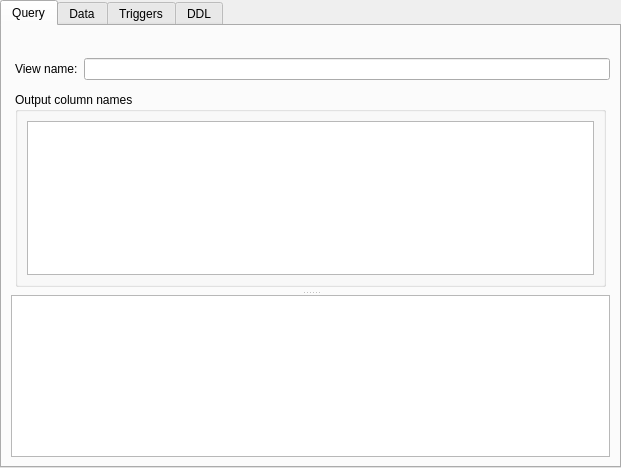
<?xml version="1.0" encoding="UTF-8"?>
<ui version="4.0">
 <class>ViewWindow</class>
 <widget class="QWidget" name="ViewWindow">
  <property name="geometry">
   <rect>
    <x>0</x>
    <y>0</y>
    <width>621</width>
    <height>468</height>
   </rect>
  </property>
  <property name="windowTitle">
   <string notr="true">Form</string>
  </property>
  <layout class="QVBoxLayout" name="verticalLayout">
   <property name="leftMargin">
    <number>0</number>
   </property>
   <property name="topMargin">
    <number>0</number>
   </property>
   <property name="rightMargin">
    <number>0</number>
   </property>
   <property name="bottomMargin">
    <number>0</number>
   </property>
   <item>
    <widget class="QTabWidget" name="tabWidget">
     <property name="currentIndex">
      <number>0</number>
     </property>
     <widget class="QWidget" name="queryTab">
      <attribute name="title">
       <string>Query</string>
      </attribute>
      <layout class="QVBoxLayout" name="verticalLayout_2">
       <item>
        <widget class="QToolBar" name="queryToolbar"/>
       </item>
       <item>
        <widget class="QWidget" name="nameWidget" native="true">
         <layout class="QHBoxLayout" name="horizontalLayout">
          <property name="leftMargin">
           <number>4</number>
          </property>
          <property name="topMargin">
           <number>0</number>
          </property>
          <property name="rightMargin">
           <number>0</number>
          </property>
          <property name="bottomMargin">
           <number>2</number>
          </property>
          <item>
           <widget class="QLabel" name="nameLabel">
            <property name="text">
             <string>View name:</string>
            </property>
           </widget>
          </item>
          <item>
           <widget class="QLineEdit" name="nameEdit"/>
          </item>
         </layout>
        </widget>
       </item>
       <item>
        <widget class="QWidget" name="widget" native="true">
         <layout class="QHBoxLayout" name="horizontalLayout_4">
          <property name="spacing">
           <number>0</number>
          </property>
          <property name="leftMargin">
           <number>0</number>
          </property>
          <property name="topMargin">
           <number>0</number>
          </property>
          <property name="rightMargin">
           <number>0</number>
          </property>
          <property name="bottomMargin">
           <number>0</number>
          </property>
          <item>
           <widget class="QSplitter" name="splitter">
            <property name="orientation">
             <enum>Qt::Vertical</enum>
            </property>
            <widget class="QWidget" name="outputColumnsContainer" native="true">
             <layout class="QHBoxLayout" name="horizontalLayout_3">
              <property name="spacing">
               <number>4</number>
              </property>
              <property name="leftMargin">
               <number>4</number>
              </property>
              <property name="topMargin">
               <number>4</number>
              </property>
              <property name="rightMargin">
               <number>4</number>
              </property>
              <property name="bottomMargin">
               <number>4</number>
              </property>
              <item>
               <widget class="QGroupBox" name="outputColumnsGroup">
                <property name="title">
                 <string>Output column names</string>
                </property>
                <layout class="QHBoxLayout" name="horizontalLayout_2">
                 <item>
                  <widget class="QListWidget" name="outputColumnsTable">
                   <property name="dragEnabled">
                    <bool>true</bool>
                   </property>
                   <property name="dragDropMode">
                    <enum>QAbstractItemView::InternalMove</enum>
                   </property>
                   <property name="defaultDropAction">
                    <enum>Qt::MoveAction</enum>
                   </property>
                   <property name="alternatingRowColors">
                    <bool>true</bool>
                   </property>
                   <property name="selectionMode">
                    <enum>QAbstractItemView::SingleSelection</enum>
                   </property>
                   <property name="selectionBehavior">
                    <enum>QAbstractItemView::SelectRows</enum>
                   </property>
                   <property name="selectionRectVisible">
                    <bool>true</bool>
                   </property>
                  </widget>
                 </item>
                </layout>
               </widget>
              </item>
             </layout>
            </widget>
            <widget class="SqlEditor" name="queryEdit"/>
           </widget>
          </item>
         </layout>
        </widget>
       </item>
      </layout>
     </widget>
     <widget class="QWidget" name="dataTab">
      <attribute name="title">
       <string>Data</string>
      </attribute>
      <layout class="QVBoxLayout" name="verticalLayout_3">
       <item>
        <widget class="DataView" name="dataView"/>
       </item>
      </layout>
     </widget>
     <widget class="QWidget" name="triggersTab">
      <attribute name="title">
       <string>Triggers</string>
      </attribute>
      <layout class="QVBoxLayout" name="verticalLayout_4">
       <item>
        <widget class="QToolBar" name="triggersToolbar"/>
       </item>
       <item>
        <widget class="QTableWidget" name="triggersList">
         <property name="editTriggers">
          <set>QAbstractItemView::NoEditTriggers</set>
         </property>
         <property name="alternatingRowColors">
          <bool>true</bool>
         </property>
         <property name="selectionMode">
          <enum>QAbstractItemView::SingleSelection</enum>
         </property>
         <property name="selectionBehavior">
          <enum>QAbstractItemView::SelectRows</enum>
         </property>
         <property name="horizontalScrollMode">
          <enum>QAbstractItemView::ScrollPerPixel</enum>
         </property>
         <attribute name="horizontalHeaderStretchLastSection">
          <bool>true</bool>
         </attribute>
        </widget>
       </item>
      </layout>
     </widget>
     <widget class="QWidget" name="ddl">
      <attribute name="title">
       <string>DDL</string>
      </attribute>
      <layout class="QVBoxLayout" name="verticalLayout_5">
       <item>
        <widget class="SqlView" name="ddlEdit">
         <property name="readOnly">
          <bool>true</bool>
         </property>
        </widget>
       </item>
      </layout>
     </widget>
    </widget>
   </item>
  </layout>
 </widget>
 <customwidgets>
  <customwidget>
   <class>SqlView</class>
   <extends>QPlainTextEdit</extends>
   <header>sqlview.h</header>
  </customwidget>
  <customwidget>
   <class>SqlEditor</class>
   <extends>QPlainTextEdit</extends>
   <header>sqleditor.h</header>
  </customwidget>
  <customwidget>
   <class>DataView</class>
   <extends>QTabWidget</extends>
   <header>dataview.h</header>
   <container>1</container>
  </customwidget>
 </customwidgets>
 <resources/>
 <connections/>
</ui>
